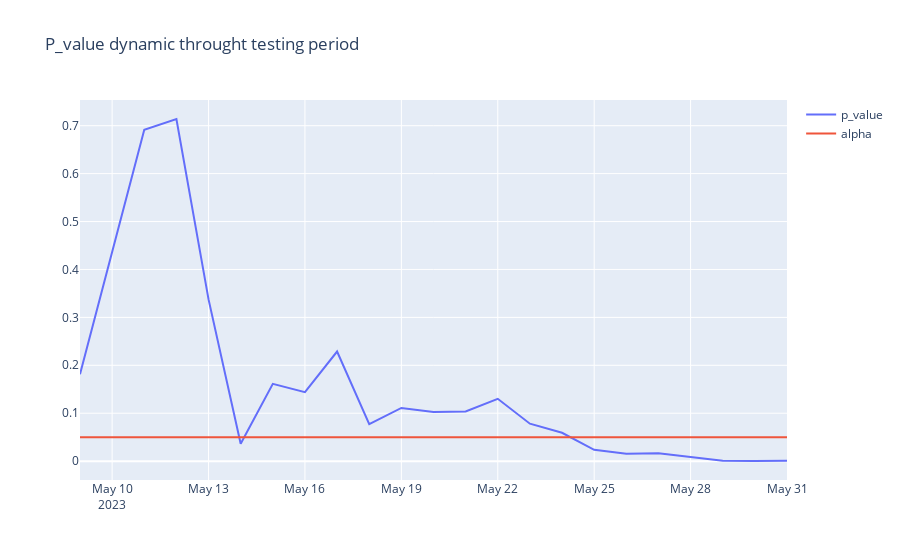

Notebook source saved alongside this figure:
### Code cell
fig = go.Figure([go.Scatter(x=pd.date_range('2023-05-09', '2023-05-31'), y=df_res.p_value, name="p_value"),
          go.Scatter(x=pd.date_range('2023-05-09', '2023-05-31'), y=[0.05] * df_res.shape[0], name="alpha")])
fig.update_layout(title="P_value dynamic throught testing period")
